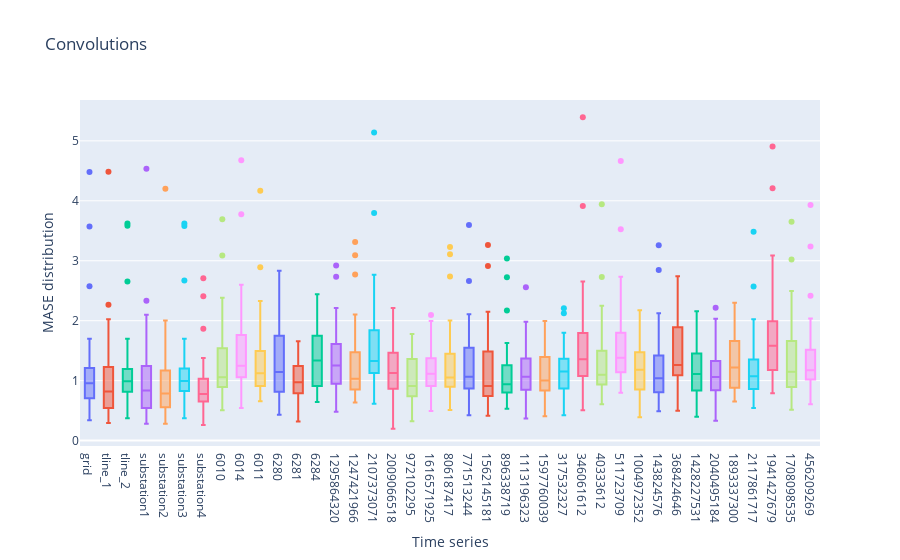

The notebook cell this image was saved under:
### Code cell
fig = go.Figure()
for col in tcn_dist_ts.keys():
    box_data = tcn_dist_ts[col]
    fig.add_trace(go.Box(y=box_data, name = col))
fig.update_xaxes(title = 'Time series')
fig.update_yaxes(title = 'MASE distribution')
fig.update_layout(title = "Convolutions", showlegend= False)
